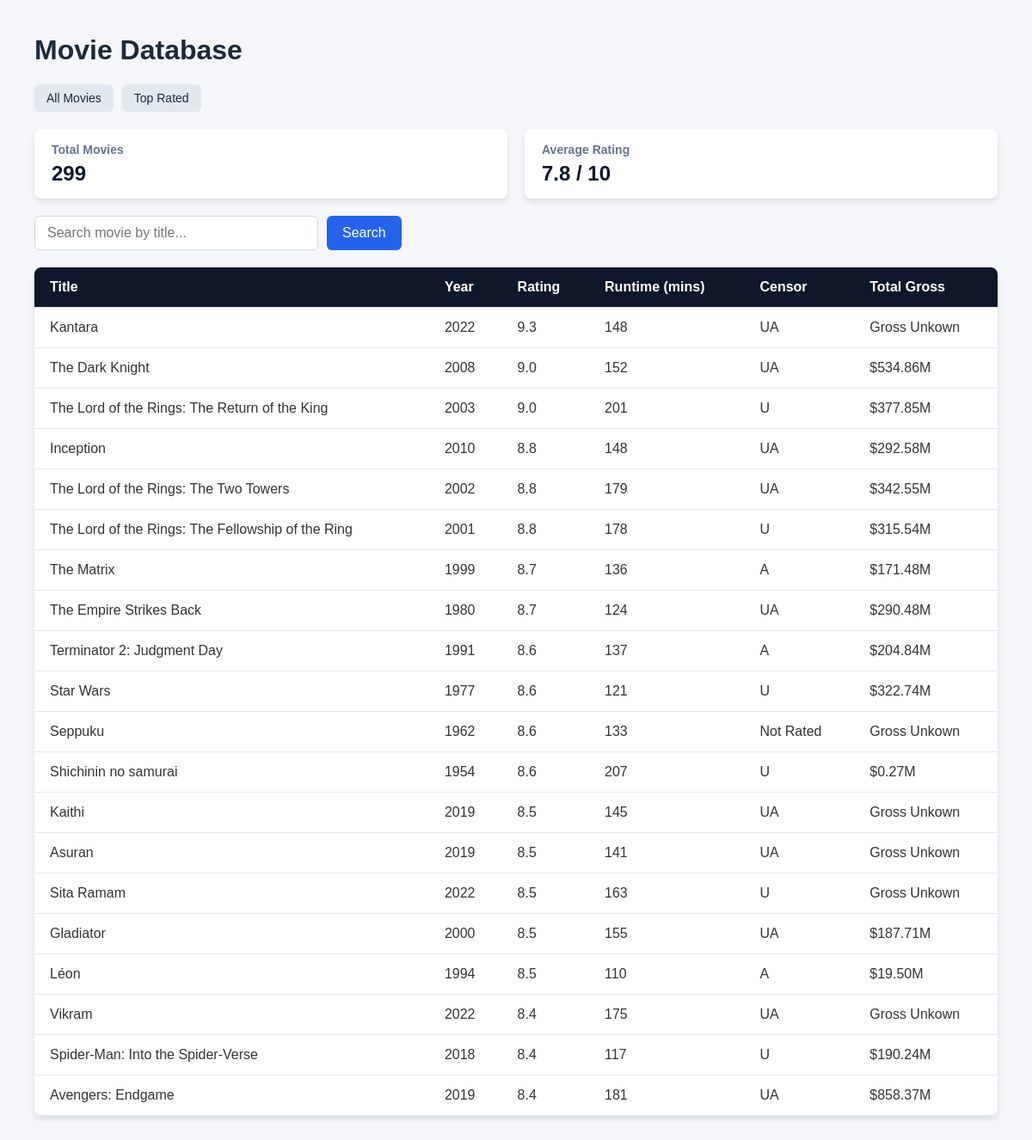
The page / on the database its author committed.
### tables this page shows
CREATE TABLE Movie (
    movie_id INTEGER PRIMARY KEY AUTOINCREMENT,
    title TEXT,
    year INTEGER,
    rating REAL,
    runtime_mins INTEGER,
    censor TEXT,
    total_gross TEXT,
    genre_id INTEGER,
    FOREIGN KEY (genre_id) REFERENCES Genre(genre_id)
);

### app.py (the view)
@app.route("/")
def home():
    query = request.args.get("search", "")
    conn = connect_db()
    if query:
        movies = conn.execute("SELECT * FROM Movie WHERE Title LIKE ? LIMIT 50;", (f"%{query}%",)).fetchall()
    else:
        movies = conn.execute("SELECT * FROM Movie LIMIT 20;").fetchall()
    stats = conn.execute("SELECT COUNT(*) as total, ROUND(AVG(Rating), 1) as avg_rating FROM Movie;").fetchone()
    conn.close()
    return render_template("index.html", movies=movies, query=query, stats=stats)

### app.py (called while the page is built)
def connect_db():
    conn = sqlite3.connect("MoviesProject.db")
    conn.row_factory = sqlite3.Row
    return conn

### templates/index.html (shortened to what this page needs)
<!DOCTYPE html>
<html lang="en">
<head>
</head>
<body>
    <h1>Movie Database</h1>
    <div class="nav-links">
        <a href="/">All Movies</a>
        <a href="/top-rated">Top Rated</a>
    </div>
    {% if stats %}
    <div class="stats-container" style="display: flex; gap: 20px; margin-bottom: 20px;">
        <div style="background: white; padding: 15px 20px; border-radius: 8px; box-shadow: 0 4px 6px rgba(0,0,0,0.1); flex: 1;">
            <span style="font-size: 14px; color: #64748b; font-weight: 600;">Total Movies</span>
            <h3 style="margin: 5px 0 0 0; color: #0f172a; font-size: 24px;">{{ stats['total'] }}</h3>
        </div>
        <div style="background: white; padding: 15px 20px; border-radius: 8px; box-shadow: 0 4px 6px rgba(0,0,0,0.1); flex: 1;">
            <span style="font-size: 14px; color: #64748b; font-weight: 600;">Average Rating</span>
            <h3 style="margin: 5px 0 0 0; color: #0f172a; font-size: 24px;">{{ stats['avg_rating'] }} / 10</h3>
        </div>
    </div>
    {% endif %}
    <form action="/" method="GET" class="search-container">
        <input type="text" name="search" placeholder="Search movie by title..." value="{{ query or '' }}" class="search-input">
        <button type="submit" class="search-btn">Search</button>
    </form>
    <div class="table-container">
        <table>
            <thead>
                <tr>
                    <th>Title</th>
                    <th>Year</th>
                    <th>Rating</th>
                    <th>Runtime (mins)</th>
                    <th>Censor</th>
                    <th>Total Gross</th>
                </tr>
            </thead>
            <tbody>
                {% if movies %}
                    {% for movie in movies %}
                        <tr>
                            <td>{{ movie['title'] }}</td>
                            <td>{{ movie['year'] }}</td>
                            <td>{{ movie['rating'] }}</td>
                            <td>{{ movie['runtime_mins'] }}</td>
                            <td>{{ movie['censor'] }}</td>
                            <td>{{ movie['total_gross'] }}</td>
                        </tr>
                    {% endfor %}
                {% else %}
                    <tr>
                        <td colspan="6" style="text-align: center; padding: 30px; color: #64748b; font-style: italic;">
                            No movies found matching your search. Try looking for something else!
                        </td>
                    </tr>
                {% endif %}
            </tbody>
        </table>
    </div>
</body>
</html>

### templates/index.html (style rules this page uses)
body { font-family: Arial, sans-serif; margin: 40px; background-color: #f4f6f9; color: #333; }
h1 { color: #1e293b; }
.nav-links { margin-bottom: 20px; display: flex; gap: 10px; }
.nav-links a { padding: 8px 14px; background-color: #e2e8f0; color: #1e293b; text-decoration: none; border-radius: 6px; font-size: 14px; font-weight: 500; }
.search-container { margin-bottom: 20px; display: flex; gap: 10px; }
.search-input { padding: 10px 14px; font-size: 16px; border: 1px solid #cbd5e1; border-radius: 6px; width: 300px; }
.search-btn { padding: 10px 18px; font-size: 16px; background-color: #2563eb; color: white; border: none; border-radius: 6px; cursor: pointer; }
.table-container { background: white; border-radius: 8px; box-shadow: 0 4px 6px rgba(0,0,0,0.1); overflow: hidden; }
table { width: 100%; border-collapse: collapse; }
th, td { padding: 14px 18px; text-align: left; border-bottom: 1px solid #e2e8f0; }
th { background-color: #0f172a; color: white; font-weight: 600; }

### rows shown on the page
Movie: title "Kantara", year "2022", rating "9.3", runtime_mins "148", censor "UA", total_gross "Gross Unkown"
Movie: title "The Dark Knight", year "2008", rating "9.0", runtime_mins "152", censor "UA", total_gross "$534.86M"
Movie: title "The Lord of the Rings: The Return of the King", year "2003", rating "9.0", runtime_mins "201", censor "U", total_gross "$377.85M"
Movie: title "Inception", year "2010", rating "8.8", runtime_mins "148", censor "UA", total_gross "$292.58M"
Movie: title "The Lord of the Rings: The Two Towers", year "2002", rating "8.8", runtime_mins "179", censor "UA", total_gross "$342.55M"
Movie: title "The Lord of the Rings: The Fellowship of the Ring", year "2001", rating "8.8", runtime_mins "178", censor "U", total_gross "$315.54M"
Movie: title "The Matrix", year "1999", rating "8.7", runtime_mins "136", censor "A", total_gross "$171.48M"
Movie: title "The Empire Strikes Back", year "1980", rating "8.7", runtime_mins "124", censor "UA", total_gross "$290.48M"
Movie: title "Terminator 2: Judgment Day", year "1991", rating "8.6", runtime_mins "137", censor "A", total_gross "$204.84M"
Movie: title "Star Wars", year "1977", rating "8.6", runtime_mins "121", censor "U", total_gross "$322.74M"
Movie: title "Seppuku", year "1962", rating "8.6", runtime_mins "133", censor "Not Rated", total_gross "Gross Unkown"
Movie: title "Shichinin no samurai", year "1954", rating "8.6", runtime_mins "207", censor "U", total_gross "$0.27M"
Movie: title "Kaithi", year "2019", rating "8.5", runtime_mins "145", censor "UA", total_gross "Gross Unkown"
Movie: title "Asuran", year "2019", rating "8.5", runtime_mins "141", censor "UA", total_gross "Gross Unkown"
Movie: title "Sita Ramam", year "2022", rating "8.5", runtime_mins "163", censor "U", total_gross "Gross Unkown"
Movie: title "Gladiator", year "2000", rating "8.5", runtime_mins "155", censor "UA", total_gross "$187.71M"
Movie: title "Léon", year "1994", rating "8.5", runtime_mins "110", censor "A", total_gross "$19.50M"
Movie: title "Vikram", year "2022", rating "8.4", runtime_mins "175", censor "UA", total_gross "Gross Unkown"
Movie: title "Spider-Man: Into the Spider-Verse", year "2018", rating "8.4", runtime_mins "117", censor "U", total_gross "$190.24M"
Movie: title "Avengers: Endgame", year "2019", rating "8.4", runtime_mins "181", censor "UA", total_gross "$858.37M"

### other values the page prints
{{ stats['total'] }} "299"
{{ stats['avg_rating'] }} "7.8"
